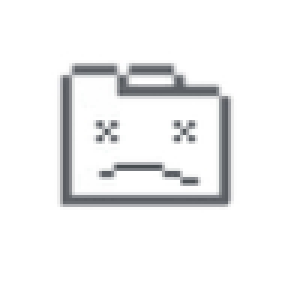
#> input picture 44e8940e450d6b8e372c190e02596d1d.jpg, 94 x 94 px (shown 3 times larger)
$ python new.py
#> lines starting #> are read from the running program, lines starting #| are printed output that depends on the picture; after the words box and inside, x2 and y2 are one past the last pixel; in counts of white or black regions, pixels touching at a corner belong together
import cv2
import numpy as np
import os

def calculate_similarity(img1, img2):
    # Calculate Mean Squared Error
    mse = np.mean((img1 - img2) ** 2)
    if mse == 0:
        return 100.0

    # Calculate PSNR (Peak Signal-to-Noise Ratio)
    max_pixel = 255.0
    psnr = 20 * np.log10(max_pixel / np.sqrt(mse))

    # Convert PSNR to a percentage (0-100)
    similarity_percentage = min(100, 100 * (psnr / 48))  # 48 is chosen as a reasonable max PSNR
    return similarity_percentage

def visualize_color_difference(image1_path, image2_path, output_dir):
    # Read the images
#> called with image1_path = '44e8940e450d6b8e372c190e02596d1d.jpg', image2_path = '44e8940e450d6b8e372c190e02596d1d.png', output_dir = 'output_images'
    img1 = cv2.imread(image1_path)
#> img1 is the input picture: shape (94, 94, 3); mean B, G, R 240.5, 240, 239.7
    img2 = cv2.imread(image2_path)
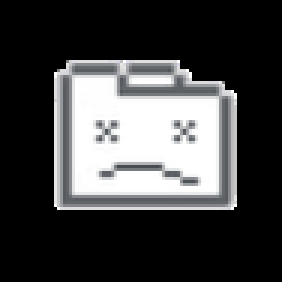
#> input picture 44e8940e450d6b8e372c190e02596d1d.png, 94 x 94 px (shown 3 times larger)
#> img2 is the input picture: shape (94, 94, 3); mean B, G, R 67.2, 66.7, 66.3

    # Ensure images are the same size
    if img1.shape != img2.shape:
        img2 = cv2.resize(img2, (img1.shape[1], img1.shape[0]))

    # Calculate similarity score
    similarity_score = calculate_similarity(img1, img2)
#> in calculate_similarity, `mse = np.mean((img1 - img2) ** 2)`: mse = 8.15
#> in calculate_similarity, `psnr = 20 * np.log10(max_pixel / np.sqrt(mse))`: psnr = 39.02
#> in calculate_similarity, `similarity_percentage = min(100, 100 * (psnr / 48))`: similarity_percentage = 81.29
#> similarity_score = 81.29

    # Calculate the per-pixel difference
    diff = cv2.absdiff(img1, img2)
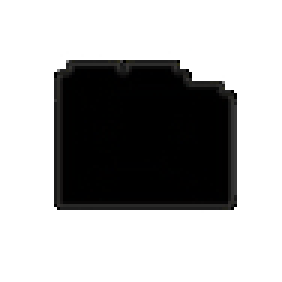
#> diff: shape (94, 94, 3) (shown 3 times larger); mean B, G, R 173.3, 173.4, 173.4

    # Create a mask where differences are significant
    mask = cv2.cvtColor(diff, cv2.COLOR_BGR2GRAY)
    th = 30  # You can adjust this threshold
    mask = cv2.threshold(mask, th, 255, cv2.THRESH_BINARY)[1]
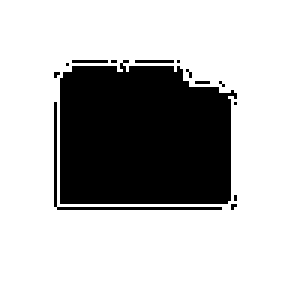
#> mask: shape (94, 94) (shown 3 times larger); 70.2% white; 14 black regions (12 under 20 px), largest, box (x1, y1, x2, y2) and area: (20, 20, 79, 68) 2493, (18, 34, 74, 70) 90

    # Create a colored mask
    diff_color = cv2.applyColorMap(diff, cv2.COLORMAP_JET)
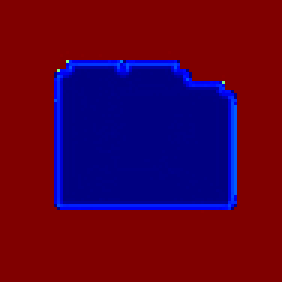
#> diff_color: shape (94, 94, 3) (shown 3 times larger); mean B, G, R 49.2, 1.4, 86

    # Apply the binary mask to the colored difference image
    diff_color_masked = cv2.bitwise_and(diff_color, diff_color, mask=mask)
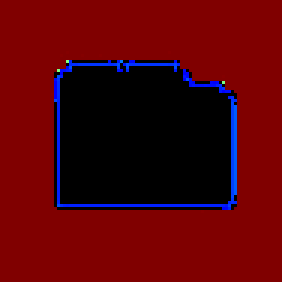
#> diff_color_masked: shape (94, 94, 3) (shown 3 times larger); mean B, G, R 7.8, 1.4, 86

    # Blend the original image with the difference map
    result = cv2.addWeighted(img1, 0.7, diff_color_masked, 0.3, 0)
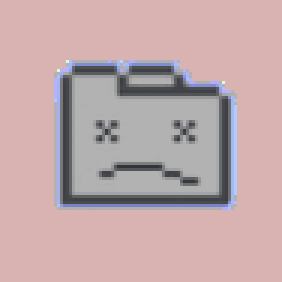
#> result: shape (94, 94, 3) (shown 3 times larger); mean B, G, R 170.3, 168.1, 193.6

    # Add similarity score to the result image
    font = cv2.FONT_HERSHEY_SIMPLEX
    cv2.putText(result, f"Similarity: {similarity_score:.2f}%", (10, 30), font, 1, (255, 255, 255), 2, cv2.LINE_AA)
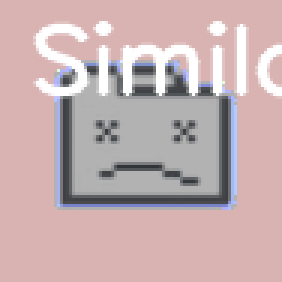
#> result: shape (94, 94, 3) (shown 3 times larger); 11.91% of pixels changed, all inside (x1, y1, x2, y2) = (11, 7, 94, 33)

    # Save results
    if not os.path.exists(output_dir):
        os.makedirs(output_dir)

    cv2.imwrite(os.path.join(output_dir, 'original1.png'), img1)
    cv2.imwrite(os.path.join(output_dir, 'original2.png'), img2)
    cv2.imwrite(os.path.join(output_dir, 'difference_map.png'), diff_color_masked)
    cv2.imwrite(os.path.join(output_dir, 'result.png'), result)

    print(f"Images saved in {output_dir}")
    print(f"Similarity score: {similarity_score:.2f}%")
#| Similarity score: 81.29%

    return similarity_score

# Usage
score = visualize_color_difference('44e8940e450d6b8e372c190e02596d1d.jpg', '44e8940e450d6b8e372c190e02596d1d.png', 'output_images')
#> score = 81.29
print(f"Final similarity score: {score:.2f}%")
#| Final similarity score: 81.29%
